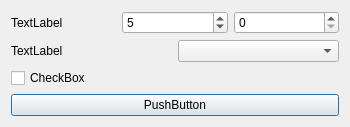
<?xml version="1.0" encoding="UTF-8"?>
<ui version="4.0">
 <class>Dialog</class>
 <widget class="QDialog" name="Dialog">
  <property name="geometry">
   <rect>
    <x>0</x>
    <y>0</y>
    <width>350</width>
    <height>119</height>
   </rect>
  </property>
  <property name="windowTitle">
   <string>Dialog</string>
  </property>
  <layout class="QGridLayout" name="gridLayout_2">
   <item row="6" column="0">
    <widget class="QPushButton" name="pushButton">
     <property name="sizePolicy">
      <sizepolicy hsizetype="Expanding" vsizetype="Expanding">
       <horstretch>0</horstretch>
       <verstretch>0</verstretch>
      </sizepolicy>
     </property>
     <property name="text">
      <string>PushButton</string>
     </property>
    </widget>
   </item>
   <item row="5" column="0">
    <widget class="QCheckBox" name="checkBox">
     <property name="text">
      <string>CheckBox</string>
     </property>
    </widget>
   </item>
   <item row="3" column="0">
    <layout class="QHBoxLayout" name="horizontalLayout_2">
     <item>
      <widget class="QLabel" name="label_2">
       <property name="text">
        <string>TextLabel</string>
       </property>
      </widget>
     </item>
     <item>
      <widget class="QComboBox" name="comboBox"/>
     </item>
    </layout>
   </item>
   <item row="0" column="0">
    <layout class="QHBoxLayout" name="horizontalLayout">
     <property name="sizeConstraint">
      <enum>QLayout::SetMaximumSize</enum>
     </property>
     <item>
      <widget class="QLabel" name="label">
       <property name="text">
        <string>TextLabel</string>
       </property>
      </widget>
     </item>
     <item>
      <widget class="QSpinBox" name="spinBox_2">
       <property name="minimum">
        <number>1</number>
       </property>
       <property name="maximum">
        <number>100</number>
       </property>
       <property name="value">
        <number>5</number>
       </property>
      </widget>
     </item>
     <item>
      <widget class="QSpinBox" name="spinBox"/>
     </item>
    </layout>
   </item>
  </layout>
 </widget>
 <resources/>
 <connections/>
</ui>
